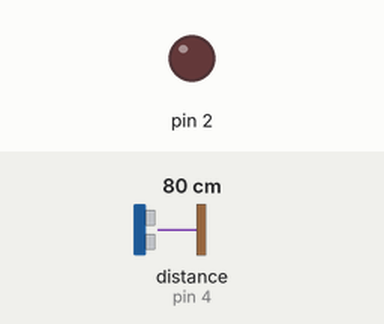
The sketch below on a simulated Arduino Nano, built with avr-gcc and run on an emulated ATmega328P. Shown: output pins drawn as LEDs (lit = HIGH). Dashed ring = blinking. Inputs (shaded band) come from the test bench; at power-on: distance to the obstacle (sensor on pin 4) 80 cm.

Above: at 1.2 s.
1.3 s: distance to the obstacle (sensor on pin 4) set to 33 cm
2.8 s: distance to the obstacle (sensor on pin 4) set to 27 cm
At 3.0 s:
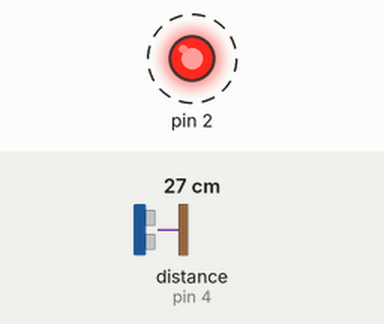
5.8 s: distance to the obstacle (sensor on pin 4) set to 35 cm
At 6.9 s:
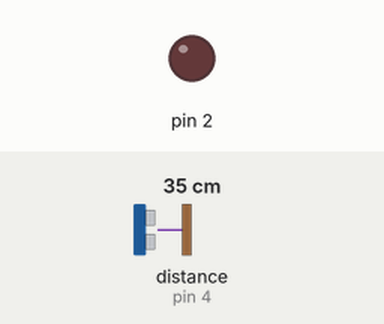
7.4 s: distance to the obstacle (sensor on pin 4) set to 18 cm
At 7.64 s:
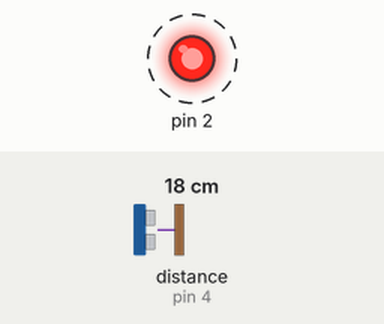
Timing chart, 0 to 11.4 s (numbered marks = the images above; inputs shaded):
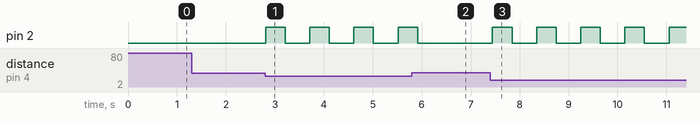

Measured:
- the behaviour switches between 30 and 29 cm on distance to the obstacle (sensor on pin 4) (found by bisection; images 0 and 1)
- after the input at 1.3 s, every drawn part: stays the same
- after the input at 2.8 s, pin 2: alternates HIGH for 0.40 s and LOW for 0.50 s, starting at once
- after the input at 5.8 s, pin 2: goes on until 5.9 s, then stays LOW
- after the input at 7.4 s, pin 2: alternates HIGH for 0.40 s and LOW for 0.50 s, starting after 0.05 s

The sketch:

sketch.ino
```cpp
#include <Ultrasonic.h>

Ultrasonic ultrasonic(3, 4);
int distance;

void setup() {
  // put your setup code here, to run once:
  pinMode(2, OUTPUT);
}

void loop() {
  // put your main code here, to run repeatedly:
  distance = ultrasonic.read(CM);
  Serial.print(distance);
  if (distance <= 10){
    digitalWrite(2, HIGH);
    delay(200);
    digitalWrite(2, LOW);
    delay(200);
  }
  else if (distance < 30 && distance > 10){
    digitalWrite(2, HIGH);
    delay(400);
    digitalWrite(2, LOW);
    delay(400);
  }
  delay(100);
}
```
